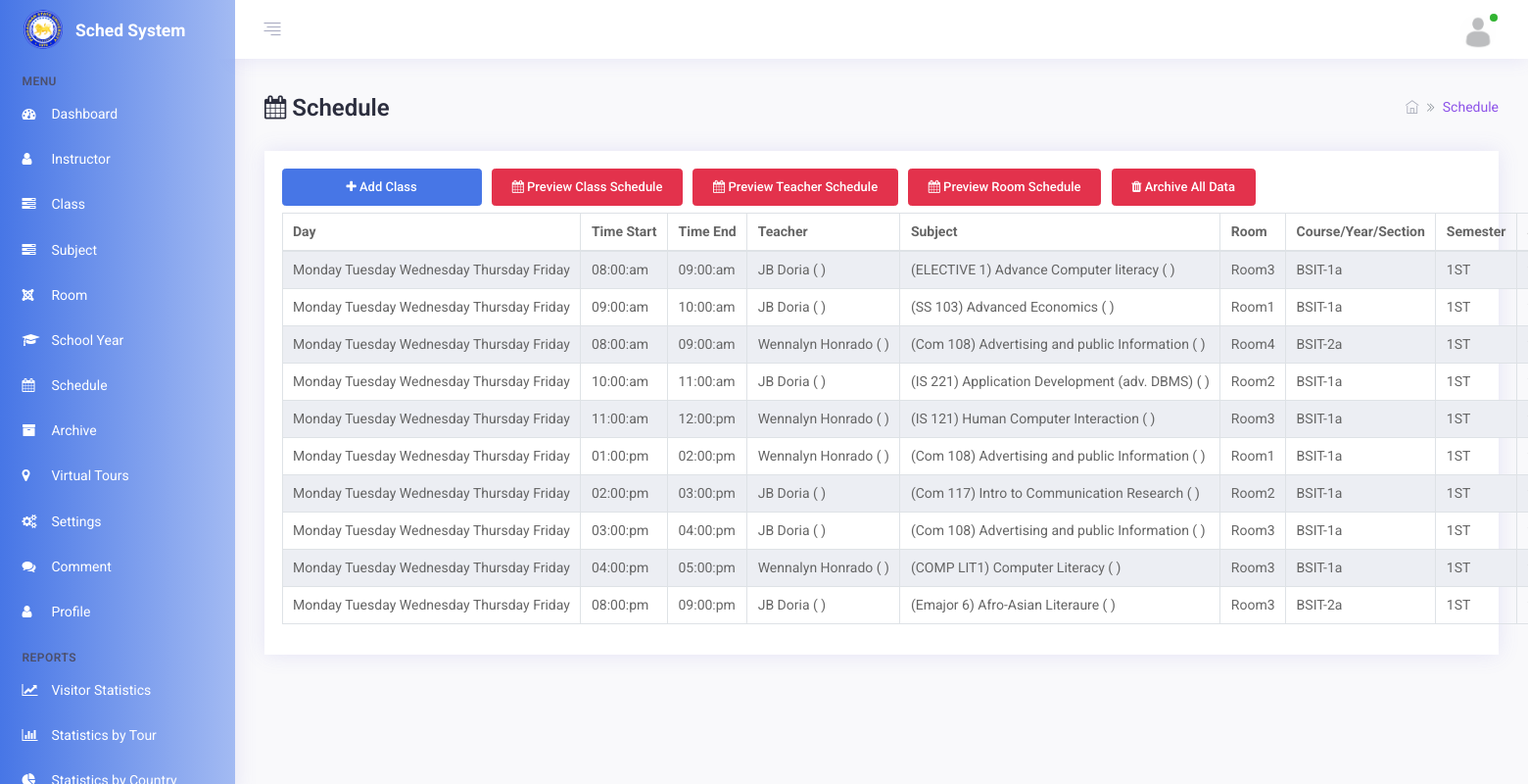
The app's page /administrator/admin/schedule.php (signed in) with its own data.
### tables this page shows
CREATE TABLE `classsched` (
  `classid` int(11) NOT NULL,
  `day` varchar(255) NOT NULL,
  `m` varchar(50) NOT NULL DEFAULT '0',
  `t` varchar(50) NOT NULL DEFAULT '0',
  `w` varchar(50) NOT NULL DEFAULT '0',
  `th` varchar(50) NOT NULL DEFAULT '0',
  `f` varchar(50) NOT NULL DEFAULT '0',
  `time_start` time NOT NULL,
  `time_end` time NOT NULL,
  `fname` varchar(255) NOT NULL,
  `lname` varchar(255) NOT NULL,
  `subject_code` varchar(255) NOT NULL,
  `subject_title` varchar(255) NOT NULL,
  `room_name` varchar(255) NOT NULL,
  `course_year_section` varchar(255) NOT NULL,
  `semester` varchar(255) NOT NULL,
  `sy` varchar(255) NOT NULL,
  `department` varchar(255) NOT NULL,
  `status` varchar(255) NOT NULL
);

### administrator/admin/schedule.php (shortened to what this page needs)
<?php include 'includes/header.php'?>
<!DOCTYPE html>
<html lang="en">
    <body>
        <div class="app">
            <div class="app-wrap">
                <?php include 'includes/topbar.php'?>
                <div class="app-container">
                <?php include 'includes/sidebar.php'?>
                    <div class="app-main" id="main">
                        <div class="container-fluid">
                            <div class="row">
                                <div class="col-md-12 m-b-30">
                                    <div class="d-block d-sm-flex flex-nowrap align-items-center">
                                        <div class="page-title mb-2 mb-sm-0">
                                            <h1><i class="fa fa-calendar"></i> Schedule</h1>
                                        </div>
                                        <div class="ml-auto d-flex align-items-center">
                                            <nav>
                                                <ol class="breadcrumb p-0 m-b-0">
                                                    <li class="breadcrumb-item">
                                                        <a href="index.php"><i class="ti ti-home"></i></a>
                                                    </li>
                                                    <li class="breadcrumb-item active text-primary" aria-current="page">Schedule</li>
                                                </ol>
                                            </nav>
                                        </div>
                                    </div>
                                </div>
                            </div>
                            <div class="row">
                                <div class="col-lg-12">
                                    <div class="card card-statistics">
                                    <?php include 'modals/preview_room.php'?>
                                        <div class="card-body"><button class="btn btn-primary mb-2 mr-2 col-2" data-toggle="modal" data-target="#schedModal"><i class="fa fa-plus"></i> Add Class</button>
                                                                <button class="btn btn-danger mb-2 mr-2" data-toggle="modal" data-target="#preview_class_schedule"><i class="fa fa-calendar"></i> Preview Class Schedule</button>
                                                                <button class="btn btn-danger mb-2 mr-2" data-toggle="modal" data-target="#preview_teacher_schedule"><i class="fa fa-calendar"></i> Preview Teacher Schedule</button>
                                                                <button class="btn btn-danger mb-2 mr-2" data-toggle="modal" data-target="#preview_room_schedule"><i class="fa fa-calendar"></i> Preview Room Schedule</button>
                                                                <button class="btn btn-danger mb-2" data-toggle="modal" data-target="#archive_all"><i class="fa fa-trash"></i> Archive All Data</button>
                                            <div class="datatable-wrapper">
                                                <table id="datatable2" class="display compact table table-striped table-bordered" style="font-size:1rem;color:#666;">
                                                    <thead>
                                                        <tr>
                                                        <th>Day</th>
                                                        <th>Time Start</th>
                                                        <th>Time End</th>
                                                        <th>Teacher</th>
                                                        <th>Subject</th>
                                                        <th>Room</th>
                                                        <th>Course/Year/Section</th>
                                                        <th>Semester</th>
                                                        <th>School Year</th>
                                                        </tr>
                                                    </thead>
                                                    <tbody>
                                                        <?php
                                                        $query = mysqli_query($con,"SELECT * FROM classsched WHERE status='checked'")
                                                            or die("Cannot Connect to Database".mysqli_connect_error());
                                                        while ($row = mysqli_fetch_array($query)) {
                                                        ?>
                                                        <tr class="warning">
                                                        <td><?php echo $row['day']; ?></td>
                                                        <td><?php $a = new DateTime($row['time_start']); echo $a->format("h:i:a"); ?></td>
                                                        <td><?php $b = new DateTime($row['time_end']); echo $b->format("h:i:a"); ?></td>
                                                        <td><?php echo $row['fname']; ?> ( <?php echo $row['lname']; ?>)</td>
                                                        <td><?php echo $row['subject_code']; ?> ( <?php echo $row['subject_title']; ?>)</td>
                                                        <td><?php echo $row['room_name']; ?></td>
                                                        <td><?php echo $row['course_year_section']; ?></td>
                                                        <td><?php echo $row['semester']; ?></td>
                                                        <td><?php echo $row['sy']; ?></td>
                                                        </tr>
                                                        <?php
                                                            }
                                                        ?>
                                                    </tbody>
                                                </table>
                                            </div>
                                        </div>
                                    </div>
                                </div>
                            </div>
                        </div>
                    </div>
                </div>
            </div>
        </div>
    </body>
</html>

### records on screen
classsched: day "Monday Tuesday Wednesday Thursday Friday", time_start "08:00:am", time_end "09:00:am", fname "JB Doria", subject_code "(ELECTIVE 1) Advance Computer literacy", room_name "Room3", course_year_section "BSIT-1a", semester "1ST"
classsched: day "Monday Tuesday Wednesday Thursday Friday", time_start "09:00:am", time_end "10:00:am", fname "JB Doria", subject_code "(SS 103) Advanced Economics", room_name "Room1", course_year_section "BSIT-1a", semester "1ST"
classsched: day "Monday Tuesday Wednesday Thursday Friday", time_start "08:00:am", time_end "09:00:am", fname "Wennalyn Honrado", subject_code "(Com 108) Advertising and public Information", room_name "Room4", course_year_section "BSIT-2a", semester "1ST"
classsched: day "Monday Tuesday Wednesday Thursday Friday", time_start "10:00:am", time_end "11:00:am", fname "JB Doria", subject_code "(IS 221) Application Development (adv. DBMS)", room_name "Room2", course_year_section "BSIT-1a", semester "1ST"
classsched: day "Monday Tuesday Wednesday Thursday Friday", time_start "11:00:am", time_end "12:00:pm", fname "Wennalyn Honrado", subject_code "(IS 121) Human Computer Interaction", room_name "Room3", course_year_section "BSIT-1a", semester "1ST"
classsched: day "Monday Tuesday Wednesday Thursday Friday", time_start "01:00:pm", time_end "02:00:pm", fname "Wennalyn Honrado", subject_code "(Com 108) Advertising and public Information", room_name "Room1", course_year_section "BSIT-1a", semester "1ST"
classsched: day "Monday Tuesday Wednesday Thursday Friday", time_start "02:00:pm", time_end "03:00:pm", fname "JB Doria", subject_code "(Com 117) Intro to Communication Research", room_name "Room2", course_year_section "BSIT-1a", semester "1ST"
classsched: day "Monday Tuesday Wednesday Thursday Friday", time_start "03:00:pm", time_end "04:00:pm", fname "JB Doria", subject_code "(Com 108) Advertising and public Information", room_name "Room3", course_year_section "BSIT-1a", semester "1ST"
classsched: day "Monday Tuesday Wednesday Thursday Friday", time_start "04:00:pm", time_end "05:00:pm", fname "Wennalyn Honrado", subject_code "(COMP LIT1) Computer Literacy", room_name "Room3", course_year_section "BSIT-1a", semester "1ST"
classsched: day "Monday Tuesday Wednesday Thursday Friday", time_start "08:00:pm", time_end "09:00:pm", fname "JB Doria", subject_code "(Emajor 6) Afro-Asian Literaure", room_name "Room3", course_year_section "BSIT-2a", semester "1ST"
